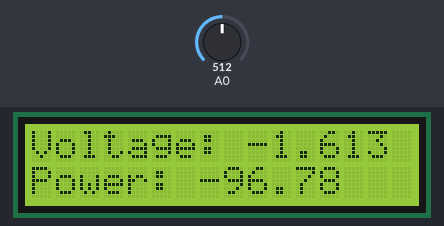
A sketch run on a simulated Arduino Uno, built with avr-gcc and run on an emulated ATmega328P. Parts: 16×2 character LCD. The test bench sets the inputs (shaded band); at power-on: A0 = 512. What the sketch prints to the serial monitor is not drawn.

Above: at 6.2 s.
6.3 s: A0 set to 900
At 7.9 s:
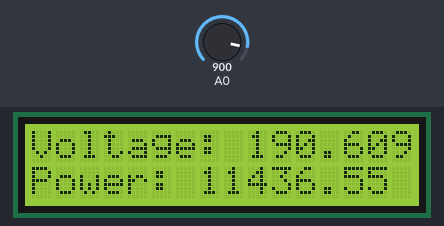
9.3 s: A0 set to 1023
At 10.9 s:
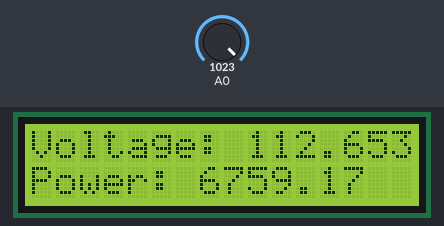
12.3 s: A0 set to 716
At 13.8 s:
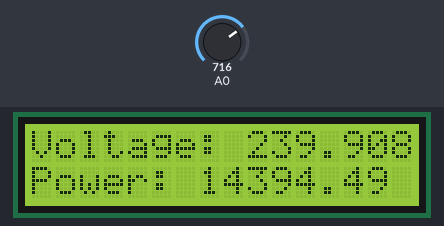
Timing chart, 0 to 15.3 s (numbered marks = the images above; inputs shaded):
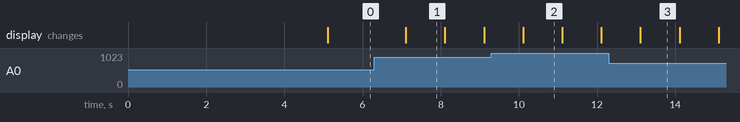

The sketch:

Arduino.ino
```cpp
#include <Filters.h>
#include <Wire.h>
#include <LiquidCrystal_I2C.h>

float testFrequency = 50;                     // test signal frequency (Hz)
float windowLength = 40.0 / testFrequency;     // how long to average the signal, for statistics

int sensor = 0; // Sensor analog input, here it's A0

float intercept = -0.04; // to be adjusted based on calibration testing
float slope = 0.0405; // to be adjusted based on calibration testing
float current_volts; // Voltage

unsigned long printPeriod = 1000; // Refresh rate
unsigned long previousMillis = 0;

// Bulb rate in watts (change this to match your bulb's wattage)
float bulbRate = 60.0;  // Example: 60 watts


// Initialize the I2C LCD
LiquidCrystal_I2C lcd(0x27, 16, 2); // Replace 0x27 with the correct I2C address of your LCD

void setup() {
  Serial.begin(9600); // start the serial port
  lcd.init(); // Initialize the LCD
  lcd.backlight(); // Turn on the backlight (if supported)
  lcd.setCursor(0, 0); // Set the cursor to the first row, first column
  lcd.print("Voltage:");
  lcd.setCursor(0, 1); // Set the cursor to the second row, first column
  lcd.print("Power:");
  delay(5000);
}

void loop() {
  RunningStatistics inputStats;
  inputStats.setWindowSecs(windowLength);

  while (true) {
    sensor = analogRead(A0); // read the analog in value:
    inputStats.input(sensor); // log to Stats function

    if ((unsigned long)(millis() - previousMillis) >= printPeriod) {
      previousMillis = millis(); // update time every second

      // Calculations part
      current_volts = intercept + slope * inputStats.sigma();
      current_volts = current_volts * 40.3231;

      // Calculate power based on voltage and bulb rate
      float power = current_volts * bulbRate;

      // Update voltage and power on the I2C LCD
      lcd.setCursor(9, 0); // Set the cursor to the first row, 10th column (after "Voltage:")
      lcd.print("       "); // Clear the previous voltage reading
      lcd.setCursor(9, 0); // Set the cursor again
      lcd.print(current_volts, 3); // Display voltage with 3 decimal places

      lcd.setCursor(7, 1); // Set the cursor to the second row, 8th column (after "Power:")
      lcd.print("        "); // Clear the previous power reading
      lcd.setCursor(7, 1); // Set the cursor again
      lcd.print(power, 2); // Display power with 2 decimal places

      // Print voltage and power to the serial monitor as well
      Serial.print("\tVoltage: ");
      Serial.println(current_volts); // Displays the voltage
      Serial.print("\tPower: ");
      Serial.println(power); // Displays the power
    }
  }
}
```

Measured:
- after the input at 6.3 s, the display: changes after 0.81 s (image 1)
- what the display in image 1 shows lasts 1.0 s, from 7.1 s to 8.1 s
